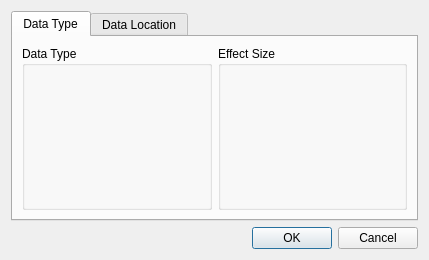
<?xml version="1.0" encoding="UTF-8"?>
<ui version="4.0">
 <class>effect_sizes_dlg</class>
 <widget class="QDialog" name="effect_sizes_dlg">
  <property name="geometry">
   <rect>
    <x>0</x>
    <y>0</y>
    <width>429</width>
    <height>260</height>
   </rect>
  </property>
  <property name="windowTitle">
   <string>Calculate Effect Sizes</string>
  </property>
  <layout class="QVBoxLayout" name="verticalLayout">
   <item>
    <widget class="QTabWidget" name="tabWidget">
     <property name="currentIndex">
      <number>0</number>
     </property>
     <widget class="QWidget" name="data_type_tab">
      <attribute name="title">
       <string>Data Type</string>
      </attribute>
      <layout class="QHBoxLayout" name="horizontalLayout">
       <item>
        <widget class="QGroupBox" name="data_type_groupBox">
         <property name="title">
          <string>Data Type</string>
         </property>
         <layout class="QVBoxLayout" name="verticalLayout_2"/>
        </widget>
       </item>
       <item>
        <widget class="QGroupBox" name="effect_size_groupBox">
         <property name="title">
          <string>Effect Size</string>
         </property>
        </widget>
       </item>
      </layout>
     </widget>
     <widget class="QWidget" name="data_location_tab">
      <attribute name="title">
       <string>Data Location</string>
      </attribute>
     </widget>
    </widget>
   </item>
   <item>
    <widget class="QDialogButtonBox" name="buttonBox">
     <property name="orientation">
      <enum>Qt::Horizontal</enum>
     </property>
     <property name="standardButtons">
      <set>QDialogButtonBox::Cancel|QDialogButtonBox::Ok</set>
     </property>
    </widget>
   </item>
  </layout>
 </widget>
 <resources/>
 <connections>
  <connection>
   <sender>buttonBox</sender>
   <signal>accepted()</signal>
   <receiver>effect_sizes_dlg</receiver>
   <slot>accept()</slot>
   <hints>
    <hint type="sourcelabel">
     <x>224</x>
     <y>226</y>
    </hint>
    <hint type="destinationlabel">
     <x>157</x>
     <y>247</y>
    </hint>
   </hints>
  </connection>
  <connection>
   <sender>buttonBox</sender>
   <signal>rejected()</signal>
   <receiver>effect_sizes_dlg</receiver>
   <slot>reject()</slot>
   <hints>
    <hint type="sourcelabel">
     <x>292</x>
     <y>232</y>
    </hint>
    <hint type="destinationlabel">
     <x>286</x>
     <y>247</y>
    </hint>
   </hints>
  </connection>
 </connections>
</ui>
